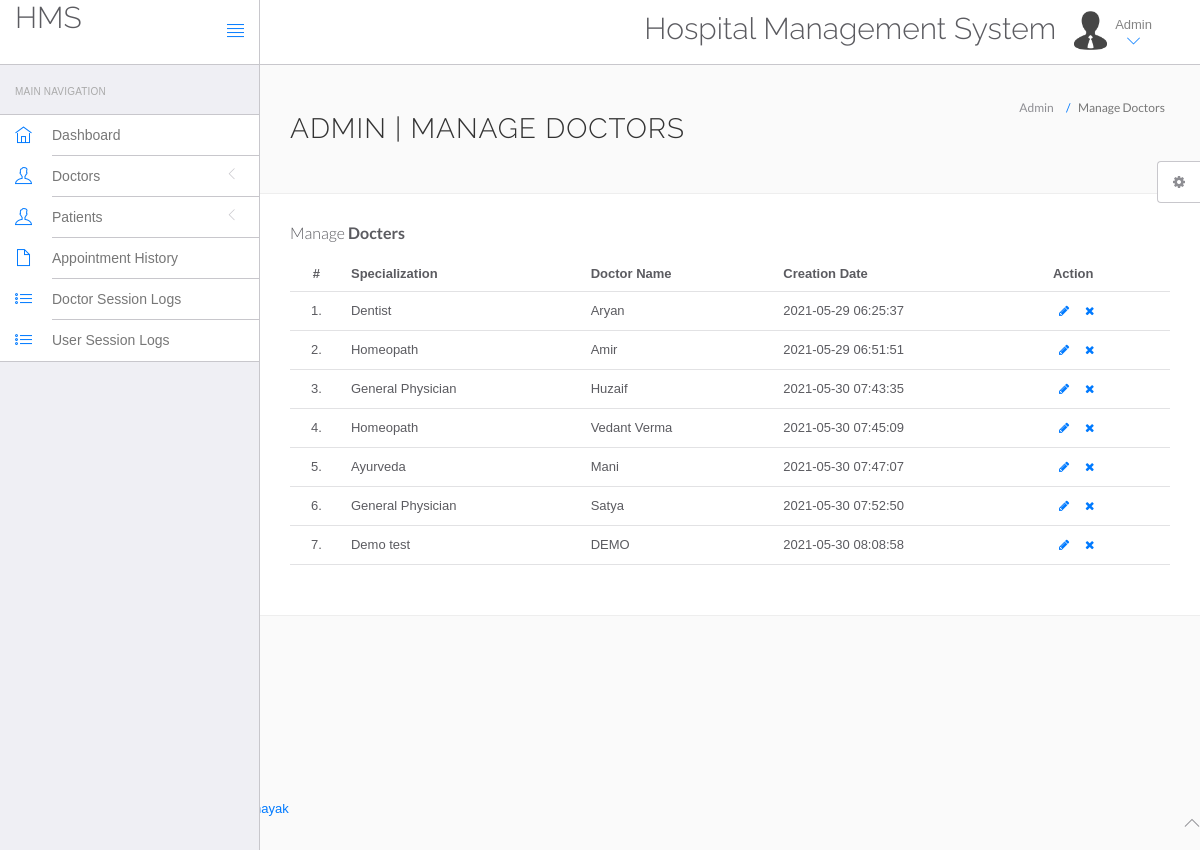
The page /hms/admin/manage-doctors.php (signed in) on the database its author committed.
### tables this page shows
CREATE TABLE IF NOT EXISTS `doctors` (
  `id` int(11) NOT NULL,
  `specilization` varchar(255) NOT NULL,
  `doctorName` varchar(255) NOT NULL,
  `address` longtext NOT NULL,
  `docFees` varchar(255) NOT NULL,
  `contactno` bigint(11) NOT NULL,
  `docEmail` varchar(255) NOT NULL,
  `password` varchar(255) NOT NULL,
  `creationDate` timestamp NOT NULL DEFAULT CURRENT_TIMESTAMP,
  `updationDate` varchar(255) NOT NULL
);

### hms/admin/manage-doctors.php (the view, shortened to what this page needs)
<?php
include('include/config.php');
?>
<!DOCTYPE html>
<html lang="en">
	<head>
		<link rel="stylesheet" href="vendor/bootstrap/css/bootstrap.min.css">
		<link rel="stylesheet" href="vendor/fontawesome/css/font-awesome.min.css">
		<link rel="stylesheet" href="vendor/themify-icons/themify-icons.min.css">
		<link href="vendor/animate.css/animate.min.css" rel="stylesheet" media="screen">
		<link href="vendor/perfect-scrollbar/perfect-scrollbar.min.css" rel="stylesheet" media="screen">
		<link href="vendor/switchery/switchery.min.css" rel="stylesheet" media="screen">
		<link href="vendor/bootstrap-touchspin/jquery.bootstrap-touchspin.min.css" rel="stylesheet" media="screen">
		<link href="vendor/select2/select2.min.css" rel="stylesheet" media="screen">
		<link href="vendor/bootstrap-datepicker/bootstrap-datepicker3.standalone.min.css" rel="stylesheet" media="screen">
		<link href="vendor/bootstrap-timepicker/bootstrap-timepicker.min.css" rel="stylesheet" media="screen">
		<link rel="stylesheet" href="assets/css/styles.css">
		<link rel="stylesheet" href="assets/css/plugins.css">
		<link rel="stylesheet" href="assets/css/themes/theme-1.css" id="skin_color" />
	</head>
	<body>
		<div id="app">
<?php include('include/sidebar.php');?>
			<div class="app-content">
						<?php include('include/header.php');?>
				<div class="main-content" >
					<div class="wrap-content container" id="container">
						<section id="page-title">
							<div class="row">
								<div class="col-sm-8">
									<h1 class="mainTitle">Admin | Manage Doctors</h1>
																	</div>
								<ol class="breadcrumb">
									<li>
										<span>Admin</span>
									</li>
									<li class="active">
										<span>Manage Doctors</span>
									</li>
								</ol>
							</div>
						</section>
						<div class="container-fluid container-fullw bg-white">
									<div class="row">
								<div class="col-md-12">
									<h5 class="over-title margin-bottom-15">Manage <span class="text-bold">Docters</span></h5>
									<table class="table table-hover" id="sample-table-1">
										<thead>
											<tr>
												<th class="center">#</th>
												<th>Specialization</th>
												<th class="hidden-xs">Doctor Name</th>
												<th>Creation Date </th>
												<th>Action</th>
											</tr>
										</thead>
										<tbody>
<?php
$sql=mysqli_query($bd,"select * from doctors");
$cnt=1;
while($row=mysqli_fetch_array($sql))
{
?>
											<tr>
												<td class="center"><?php echo $cnt;?>.</td>
												<td class="hidden-xs"><?php echo $row['specilization'];?></td>
												<td><?php echo $row['doctorName'];?></td>
												<td><?php echo $row['creationDate'];?>
												</td>
												<td >
												<div class="visible-md visible-lg hidden-sm hidden-xs">
							<a href="edit-doctor.php?id=<?php echo $row['id'];?>" class="btn btn-transparent btn-xs" tooltip-placement="top" tooltip="Edit"><i class="fa fa-pencil"></i></a>
	<a href="manage-doctors.php?id=<?php echo $row['id']?>&del=delete" onClick="return confirm('Are you sure you want to delete?')"class="btn btn-transparent btn-xs tooltips" tooltip-placement="top" tooltip="Remove"><i class="fa fa-times fa fa-white"></i></a>
												</div>
												</td>
											</tr>
											<?php
$cnt=$cnt+1;
											 }?>
										</tbody>
									</table>
								</div>
							</div>
								</div>
							</div>
						</div>
					</div>
				</div>
	<?php include('include/footer.php');?>
	<?php include('include/setting.php');?>
	</body>
</html>

### hms/admin/assets/css/themes/theme-1.css (style rules this page uses)
body { background: #FAFAFA; }

### rows shown on the page
doctors: specilization "Dentist", doctorName "Aryan", creationDate "2021-05-29 06:25:37"
doctors: specilization "Homeopath", doctorName "Amir", creationDate "2021-05-29 06:51:51"
doctors: specilization "General Physician", doctorName "Huzaif", creationDate "2021-05-30 07:43:35"
doctors: specilization "Homeopath", doctorName "Vedant Verma", creationDate "2021-05-30 07:45:09"
doctors: specilization "Ayurveda", doctorName "Mani", creationDate "2021-05-30 07:47:07"
doctors: specilization "General Physician", doctorName "Satya", creationDate "2021-05-30 07:52:50"
doctors: specilization "Demo test", doctorName "DEMO", creationDate "2021-05-30 08:08:58"
